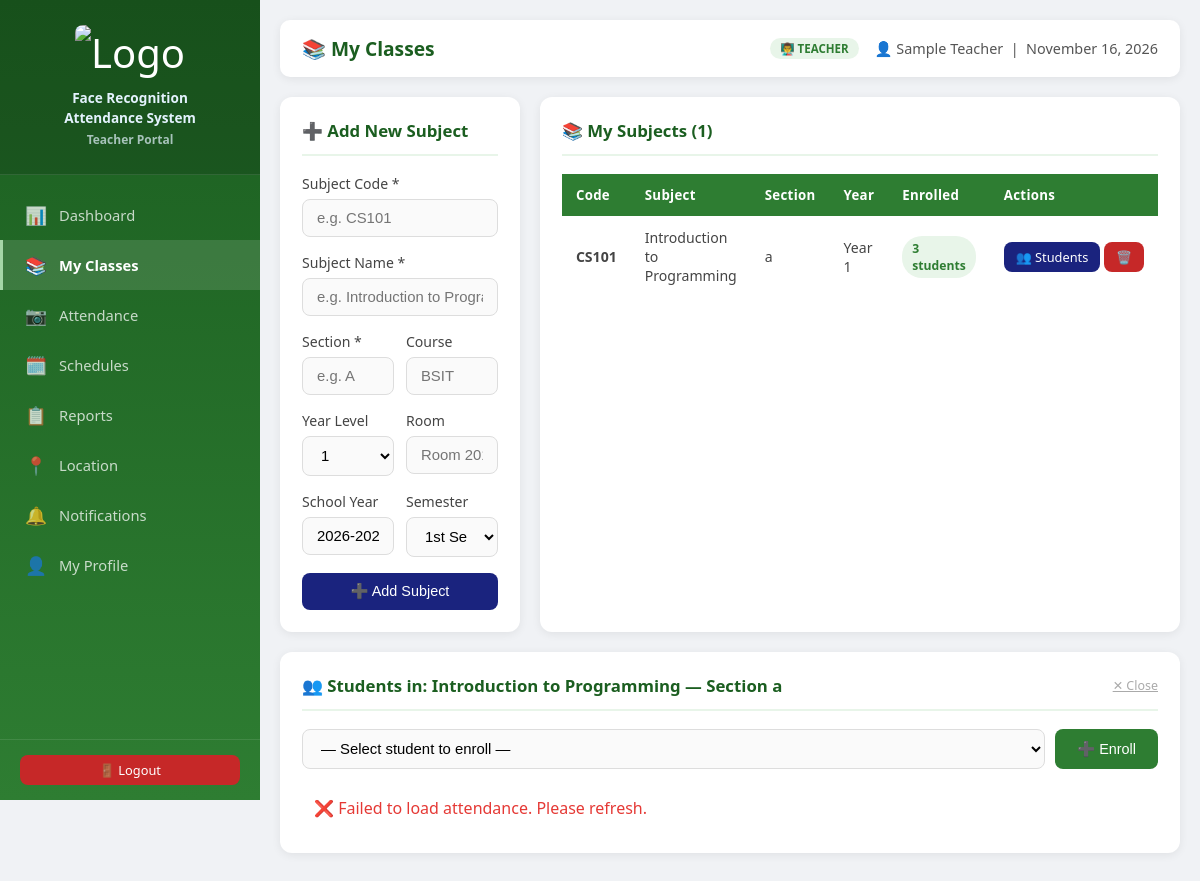
Page /teacher/my_classes.php?view=1 (signed in) on the committed database.
### tables this page shows
CREATE TABLE `subjects` (
  `id` int(11) NOT NULL,
  `subject_code` varchar(30) NOT NULL,
  `subject_name` varchar(150) NOT NULL,
  `teacher_id` int(11) NOT NULL,
  `section` varchar(30) NOT NULL,
  `course` varchar(100) DEFAULT NULL,
  `year_level` tinyint(4) DEFAULT 1,
  `room` varchar(60) DEFAULT NULL,
  `school_year` varchar(20) DEFAULT NULL,
  `semester` enum('1st','2nd','Summer') DEFAULT '1st',
  `is_active` tinyint(1) DEFAULT 1,
  `created_at` timestamp NOT NULL DEFAULT current_timestamp()
);

### teacher/my_classes.php (the view, shortened to what this page needs)
<?php
require_once 'layout.php';
$view_subject = isset($_GET['view']) ? intval($_GET['view']) : 0;
$view_data    = null;
if ($view_subject) {
    $view_data = $conn->query("SELECT * FROM subjects WHERE id=$view_subject AND teacher_id=$teacher_id")->fetch_assoc();
}
$subjects     = $conn->query("SELECT s.*, COUNT(e.id) as enrolled FROM subjects s LEFT JOIN enrollments e ON e.subject_id=s.id WHERE s.teacher_id=$teacher_id AND s.is_active=1 GROUP BY s.id ORDER BY s.subject_name");
?>
<div class="grid-2">
<div class="card">
    <div class="card-title">➕ Add New Subject</div>
    <form method="POST">
        <div class="form-group">
            <label>Subject Code *</label>
            <input type="text" name="subject_code" class="form-control" placeholder="e.g. CS101" required>
        </div>
        <div class="form-group">
            <label>Subject Name *</label>
            <input type="text" name="subject_name" class="form-control" placeholder="e.g. Introduction to Programming" required>
        </div>
        <div style="display:grid;grid-template-columns:1fr 1fr;gap:12px;">
            <div class="form-group">
                <label>Section *</label>
                <input type="text" name="section" class="form-control" placeholder="e.g. A" required>
            </div>
            <div class="form-group">
                <label>Course</label>
                <input type="text" name="course" class="form-control" placeholder="BSIT">
            </div>
        </div>
        <div style="display:grid;grid-template-columns:1fr 1fr;gap:12px;">
            <div class="form-group">
                <label>Year Level</label>
                <select name="year_level" class="form-control">
                    <option>1</option><option>2</option><option>3</option><option>4</option>
                </select>
            </div>
            <div class="form-group">
                <label>Room</label>
                <input type="text" name="room" class="form-control" placeholder="Room 201">
            </div>
        </div>
        <div style="display:grid;grid-template-columns:1fr 1fr;gap:12px;">
            <div class="form-group">
                <label>School Year</label>
                <input type="text" name="school_year" class="form-control" value="<?= date('Y').'-'.(date('Y')+1) ?>">
            </div>
            <div class="form-group">
                <label>Semester</label>
                <select name="semester" class="form-control">
                    <option value="1st">1st Semester</option>
                </select>
            </div>
        </div>
        <button type="submit" name="add_subject" class="btn btn-primary btn-block">➕ Add Subject</button>
    </form>
</div>
<div class="card">
    <div class="card-title">📚 My Subjects (<?= $subjects->num_rows ?>)</div>
    <?php if ($subjects->num_rows > 0): ?>
    <div class="table-responsive">
        <table>
            <thead><tr><th>Code</th><th>Subject</th><th>Section</th><th>Year</th><th>Enrolled</th><th>Actions</th></tr></thead>
            <tbody>
            <?php while($s = $subjects->fetch_assoc()): ?>
            <tr>
                <td><strong><?= htmlspecialchars($s['subject_code']) ?></strong></td>
                <td><?= htmlspecialchars($s['subject_name']) ?></td>
                <td><?= htmlspecialchars($s['section']) ?></td>
                <td>Year <?= $s['year_level'] ?></td>
                <td><span class="badge badge-present"><?= $s['enrolled'] ?> students</span></td>
                <td style="white-space:nowrap;">
                    <a href="?view=<?= $s['id'] ?>" class="btn btn-primary btn-sm">👥 Students</a>
                    <a href="?delete_subject=<?= $s['id'] ?>" onclick="return confirm('Delete <?= htmlspecialchars($s['subject_name'], ENT_QUOTES) ?>?')" class="btn btn-danger btn-sm">🗑️</a>
                </td>
            </tr>
            <?php endwhile; ?>
            </tbody>
        </table>
    </div>
    <?php else: ?>
    <div class="empty-state"><div class="empty-icon">📚</div><p>No subjects yet. Add one using the form.</p></div>
    <?php endif; ?>
</div>
</div>
<?php if ($view_data): ?>
<div class="card" id="enrolled-card">
    <div class="card-title">
        👥 Students in: <?= htmlspecialchars($view_data['subject_name']) ?> — Section <?= htmlspecialchars($view_data['section']) ?>
        <a href="my_classes.php" style="margin-left:auto;font-size:0.78rem;color:#aaa;font-weight:400;">✕ Close</a>
    </div>
    <form method="POST" style="display:flex;gap:10px;flex-wrap:wrap;margin-bottom:16px;">
        <select name="student_id" class="form-control" style="flex:1;min-width:200px;" required>
            <option value="">— Select student to enroll —</option>
        </select>
        <button type="submit" name="enroll_student" class="btn btn-success">➕ Enroll</button>
    </form>
    <div id="attendance-table-wrap">
    </div>
</div>
<?php endif; ?>
</main>
</div>
</body>
</html>

### assets/css/style.css (style rules this page uses)
* { margin: 0; padding: 0; box-sizing: border-box; }
body { font-family: 'Segoe UI', Tahoma, Geneva, Verdana, sans-serif; background: #f0f2f5; color: #333; }
.card { background: white; border-radius: 12px; padding: 22px; box-shadow: 0 2px 10px rgba(0,0,0,0.07); margin-bottom: 20px; }
.card-title { font-size: 1.05rem; font-weight: 600; color: #1a237e; margin-bottom: 18px; padding-bottom: 12px; border-bottom: 2px solid #e8eaf6; display: flex; align-items: center; gap: 8px; }
.form-group { margin-bottom: 16px; }
.form-group label { display: block; margin-bottom: 6px; font-weight: 500; font-size: 0.88rem; color: #444; }
.form-control { width: 100%; padding: 10px 14px; border: 1.5px solid #ddd; border-radius: 8px; font-size: 0.93rem; transition: border-color 0.2s, box-shadow 0.2s; background: #fafafa; }
.btn { padding: 10px 22px; border: none; border-radius: 8px; cursor: pointer; font-size: 0.9rem; font-weight: 500; transition: all 0.2s; text-decoration: none; display: inline-flex; align-items: center; gap: 6px; }
.btn-primary { background: #1a237e; color: white; }
.btn-success { background: #2e7d32; color: white; }
.btn-danger { background: #c62828; color: white; }
.btn-block { width: 100%; justify-content: center; }
.btn-sm { padding: 6px 12px; font-size: 0.8rem; }
.table-responsive { overflow-x: auto; }
table { width: 100%; border-collapse: collapse; }
thead th { background: #1a237e; color: white; padding: 12px 14px; text-align: left; font-size: 0.83rem; font-weight: 600; letter-spacing: 0.3px; }
thead th:first-child { border-radius: 0; }
tbody td { padding: 12px 14px; border-bottom: 1px solid #f0f0f0; font-size: 0.88rem; color: #444; }
tbody tr:last-child td { border-bottom: none; }
.badge { padding: 4px 10px; border-radius: 20px; font-size: 0.76rem; font-weight: 600; display: inline-block; }
.badge-present { background: #e8f5e9; color: #2e7d32; }
.grid-2 { display: grid; grid-template-columns: 1fr 1fr; gap: 20px; }

### teacher/layout.php (style rules this page uses)
.card-title { color: #1b5e20; border-bottom-color: #e8f5e9; }
thead th { background: #2e7d32; }

### rows in the picture
subjects: subject_code "CS101", subject_name "Introduction to Programming", section "a", year_level "1", enrolled "3"

### other values in the picture
$titles[$current_page] "📚 My Classes"
$teacher_name "Sample Teacher"
$subjects->num_rows "1"
